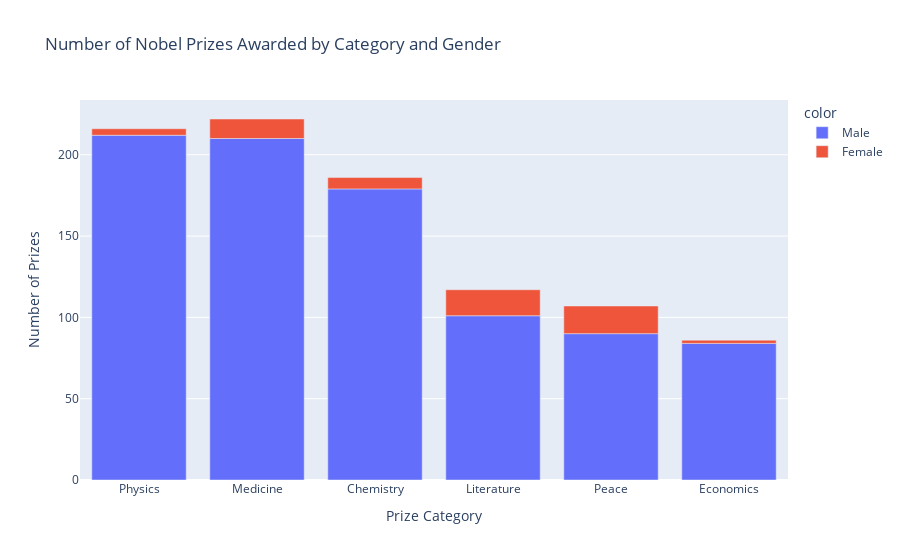

Notebook code for this chart:
### Markdown cell above
# Male and Female Winners by Category

**Challenge**: Create a [plotly bar chart](https://plotly.com/python/bar-charts/) that shows the split between men and women by category. 
* Hover over the bar chart. How many prizes went to women in Literature compared to Physics?

### Code cell
df_cat_gender = df.value_counts(['category', 'sex'])

v_bar_split = px.bar(x=df_cat_gender.index.get_level_values('category'),
                     y=df_cat_gender.values,
                     color=df_cat_gender.index.get_level_values('sex'),
                     title='Number of Nobel Prizes Awarded by Category and Gender')

v_bar_split.update_layout(xaxis_title='Prize Category',
                          yaxis_title='Number of Prizes')

### Figure 1 — Plotly figure (JSON) as saved in the notebook; plotly's stock layout.template omitted (floating-point values rounded to 4 significant figures)
{"data": [{"alignmentgroup": "True", "hovertemplate": "color=Male<br>x=%{x}<br>y=%{y}<extra></extra>", "legendgroup": "Male", "marker": {"color": "#636efa", "pattern": {"shape": ""}}, "name": "Male", "offsetgroup": "Male", "orientation": "v", "showlegend": true, "textposition": "auto", "x": ["Physics", "Medicine", "Chemistry", "Literature", "Peace", "Economics"], "xaxis": "x", "y": [212, 210, 179, 101, 90, 84], "yaxis": "y", "type": "bar"}, {"alignmentgroup": "True", "hovertemplate": "color=Female<br>x=%{x}<br>y=%{y}<extra></extra>", "legendgroup": "Female", "marker": {"color": "#EF553B", "pattern": {"shape": ""}}, "name": "Female", "offsetgroup": "Female", "orientation": "v", "showlegend": true, "textposition": "auto", "x": ["Peace", "Literature", "Medicine", "Chemistry", "Physics", "Economics"], "xaxis": "x", "y": [17, 16, 12, 7, 4, 2], "yaxis": "y", "type": "bar"}], "layout": {"xaxis": {"anchor": "y", "domain": [0.0, 1.0], "title": {"text": "Prize Category"}}, "yaxis": {"anchor": "x", "domain": [0.0, 1.0], "title": {"text": "Number of Prizes"}}, "legend": {"title": {"text": "color"}, "tracegroupgap": 0}, "title": {"text": "Number of Nobel Prizes Awarded by Category and Gender"}, "barmode": "relative"}}
